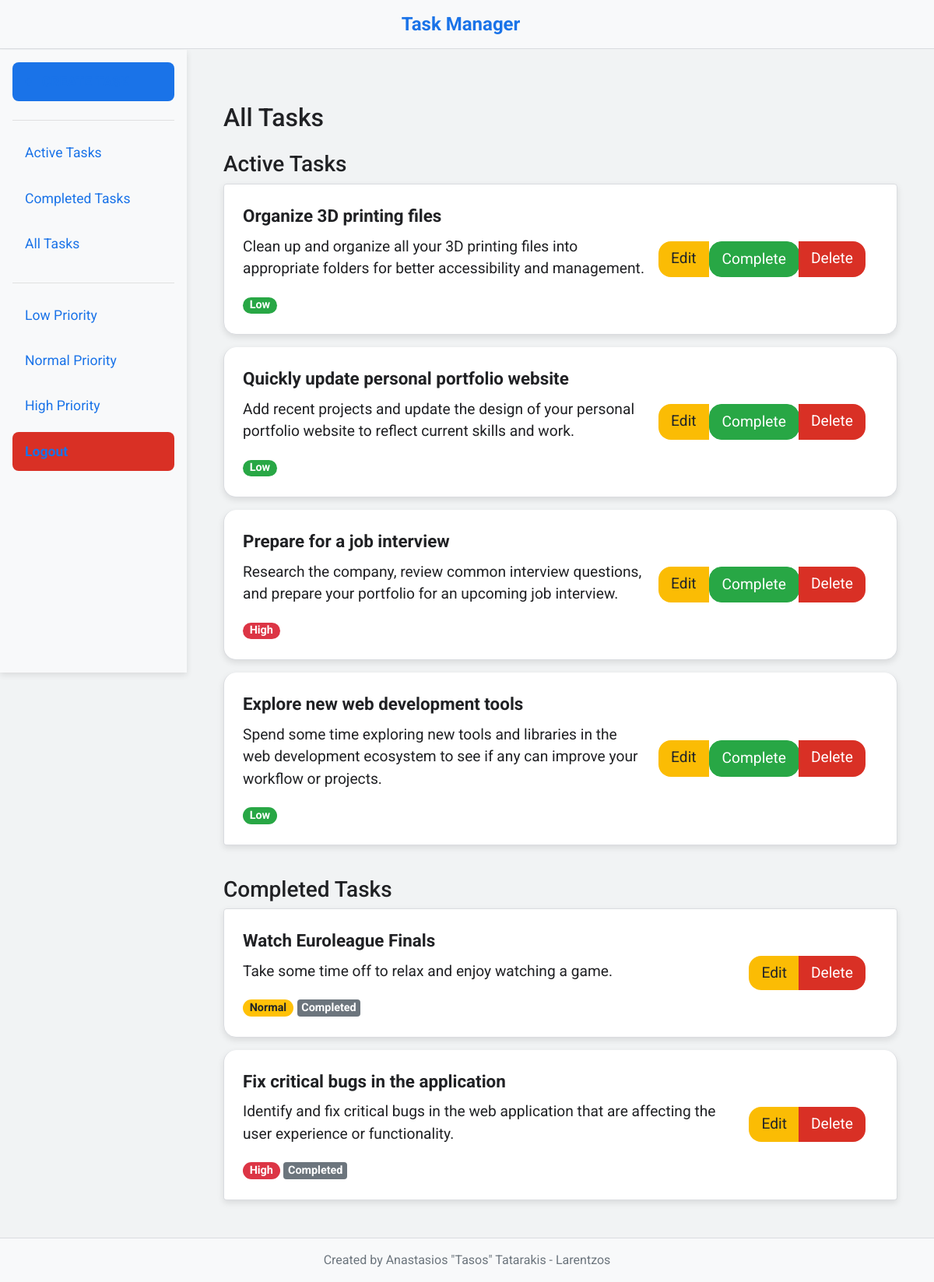
/tasks/all (signed in), run on the app's committed database.
### models/task.py (models this page shows, shortened)
class Task(db.Model):
    id = db.Column(db.Integer, primary_key=True)
    title = db.Column(db.String(100), nullable=False)
    description = db.Column(db.Text, nullable=False)
    priority = db.Column(db.String(10), nullable=False)
    user_id = db.Column(db.Integer, db.ForeignKey('user.id'), nullable=False)
    completed = db.Column(db.Boolean, default=False, nullable=False)
    owner = db.relationship('User', backref=db.backref('tasks', lazy=True))

### routes/task_routes.py (the view)
@task_routes.route('/tasks/all')
@login_required
def all_tasks():
    active_tasks = Task.query.filter_by(user_id=current_user.id, completed=False).all()
    completed_tasks = Task.query.filter_by(user_id=current_user.id, completed=True).all()
    return render_template('tasks.html', active_tasks=active_tasks, completed_tasks=completed_tasks, title="All Tasks")

### app.py (called while the page is built)
@login_manager.user_loader
def load_user(user_id):
    return User.query.get(int(user_id))

### templates/tasks.html (shortened to what this page needs)
{% extends "base.html" %} {% block content %}
<div class="container-fluid">
  <h2 class="mt-4">{{ title }}</h2>
  {% if title == "All Tasks" %}
  <h3 class="mt-4">Active Tasks</h3>
  <div class="list-group mb-4">
    {% for task in active_tasks %}
    <div
      class="list-group-item d-flex justify-content-between align-items-center"
    >
      <div>
        <strong>{{ task.title }}</strong>
        <p>{{ task.description }}</p>
        <small
          class="badge badge-pill {% if task.priority == 'Low' %}badge-success {% elif task.priority == 'Normal' %}badge-warning {% else %}badge-danger{% endif %}"
        >
          {{ task.priority }}
        </small>
      </div>
      <div class="btn-group" role="group">
        <a
          href="{{ url_for('task.update_task', task_id=task.id) }}"
          class="btn btn-warning"
          >Edit</a
        >
        <form
          method="POST"
          action="{{ url_for('task.complete_task', task_id=task.id) }}"
        >
          <button type="submit" class="btn btn-success">Complete</button>
        </form>
        <a
          href="{{ url_for('task.delete_task', task_id=task.id) }}"
          class="btn btn-danger"
          >Delete</a
        >
      </div>
    </div>
    {% endfor %}
  </div>
  <h3 class="mt-4">Completed Tasks</h3>
  <div class="list-group">
    {% for task in completed_tasks %}
    <div
      class="list-group-item d-flex justify-content-between align-items-center"
    >
      <div>
        <strong>{{ task.title }}</strong>
        <p>{{ task.description }}</p>
        <small
          class="badge badge-pill {% if task.priority == 'Low' %}badge-success {% elif task.priority == 'Normal' %}badge-warning {% else %}badge-danger{% endif %}"
        >
          {{ task.priority }}
        </small>
        <span class="badge badge-secondary">Completed</span>
      </div>
      <div class="btn-group" role="group">
        <a
          href="{{ url_for('task.update_task', task_id=task.id) }}"
          class="btn btn-warning"
          >Edit</a
        >
        <a
          href="{{ url_for('task.delete_task', task_id=task.id) }}"
          class="btn btn-danger"
          >Delete</a
        >
      </div>
    </div>
    {% endfor %}
  </div>
  {% endif %}
</div>
{% endblock %}

### static/CSS/sidebar.css (style rules this page uses)
body { font-family: "Roboto", sans-serif; color: #202124; margin: 0; padding: 0; display: flex; flex-direction: column; min-height: 100vh; background-color: #f1f3f4; }
.container-fluid { padding-top: 1rem; }
.btn { font-size: 1.2rem; padding: 0.5rem 1rem; border-radius: 1rem; transition: background-color 0.3s ease; }
.btn-warning { background-color: #fbbc04; border: none; }
.btn-danger { background-color: #d93025; border: none; }
.list-group-item { font-size: 1.2rem; padding: 1.5rem; margin-bottom: 1rem; border-radius: 1rem; border: 0.1rem solid #dadce0; background-color: #fff; box-shadow: 0 0.2rem 0.5rem rgba(0, 0, 0, 0.1); }
.list-group-item strong { display: block; font-size: 1.4rem; margin-bottom: 0.5rem; }
.d-flex > div { margin-right: 1rem; }

### static/CSS/main_content.css (style rules this page uses)
body { background-color: #f1f3f4; font-family: "Roboto", sans-serif; color: #202124; margin: 0; padding: 0; display: flex; flex-direction: column; min-height: 100vh; }
.container-fluid { padding-top: 1rem; flex: 1; }
.btn { font-size: 1.2rem; padding: 0.5rem 1rem; border-radius: 1rem; transition: background-color 0.3s ease; }
.btn-warning { background-color: #fbbc04; border: none; }
.btn-danger { background-color: #d93025; border: none; }
.list-group-item { font-size: 1.2rem; padding: 1.5rem; margin-bottom: 1rem; border-radius: 1rem; border: 1px solid #dadce0; background-color: #fff; }
.list-group-item strong { display: block; font-size: 1.4rem; margin-bottom: 0.5rem; }
.d-flex > div { margin-right: 1rem; }

### data on the page
Task: title "Organize 3D printing files", description "Clean up and organize all your 3D printing files into appropriate folders for better accessibility and management.", priority "Low"
Task: title "Quickly update personal portfolio website", description "Add recent projects and update the design of your personal portfolio website to reflect current skills and work.", priority "Low"
Task: title "Prepare for a job interview", description "Research the company, review common interview questions, and prepare your portfolio for an upcoming job interview.", priority "High"
Task: title "Explore new web development tools", description "Spend some time exploring new tools and libraries in the web development ecosystem to see if any can improve your workflow or projects.", priority "Low"
Task: title "Watch Euroleague Finals", description "Take some time off to relax and enjoy watching a game.", priority "Normal"
Task: title "Fix critical bugs in the application", description "Identify and fix critical bugs in the web application that are affecting the user experience or functionality.", priority "High"

### other printed values
{{ title }} "All Tasks"
